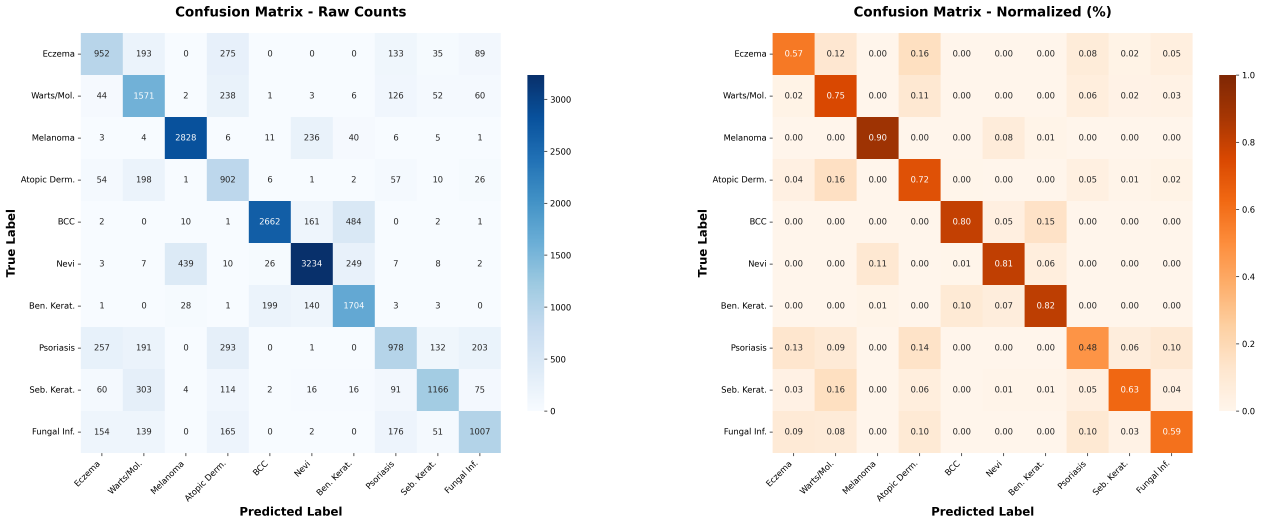
#> input picture confusion_matrix_improved.png, 6305 x 2619 px (shown at 1/5 size)
$ python -i simple_rebalance.py   (imports and definitions only)
#> lines starting #> are read from the running program, lines starting #| are printed output that depends on the picture
#> further down, picture is the input picture: shape (2619, 6305, 3); mean B, G, R 234.6, 237.5, 241.9
"""
Simple Dataset Rebalancing Script
Removes small classes and balances dataset without complex dependencies
"""

import os
import cv2
import numpy as np
import shutil
from pathlib import Path
import random
from collections import Counter

class SimpleDatasetRebalancer:
    def __init__(self,
                 source_dataset="dataset",
                 target_dataset="balanced_dataset",
                 target_samples_per_class=3000,  # Large target with extensive augmentation
                 min_class_size=1500):  # Remove classes with less than 1500 images

        self.source_path = Path(source_dataset)
        self.target_path = Path(target_dataset)
        self.target_samples = target_samples_per_class
        self.min_class_size = min_class_size

    # [88 lines left out: functions analyze_dataset, create_rebalancing_plan, not called in this run]

    def advanced_augment_image(self, image):
        """Apply comprehensive augmentation techniques for creating 3000 samples"""
        h, w = image.shape[:2]
#> h = 2619; w = 6305

        # Random horizontal flip
        if random.random() > 0.5:
            image = cv2.flip(image, 1)

        # Random vertical flip
        if random.random() > 0.3:
            image = cv2.flip(image, 0)
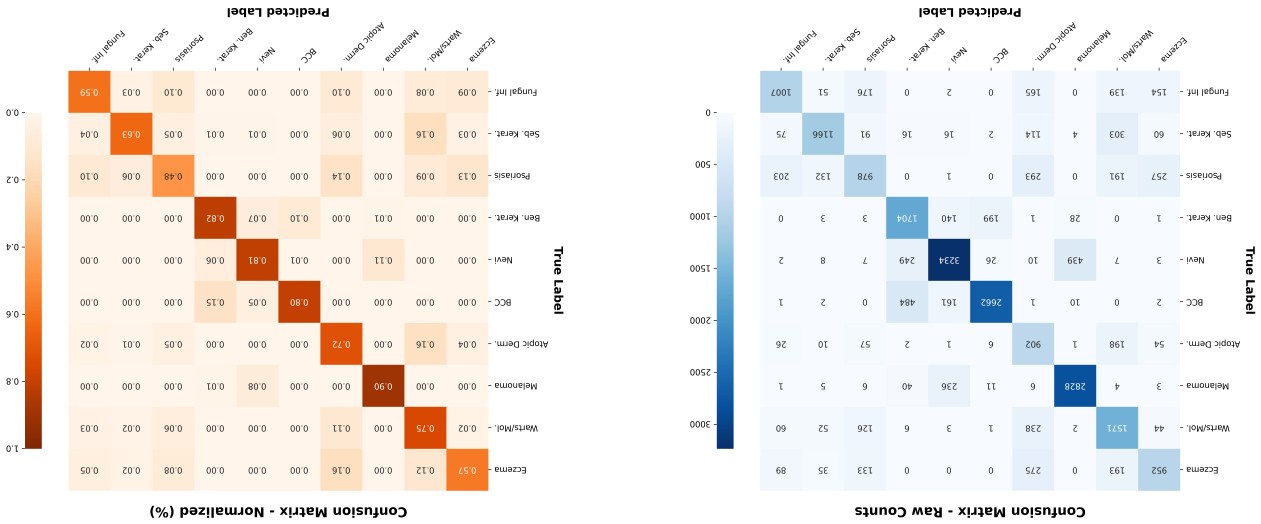
#> image: shape (2619, 6305, 3) (shown at 1/5 size); mean of channels 0, 1, 2 234.6, 237.5, 241.9; drawn as B, G, R

        # Random rotation (more aggressive)
        if random.random() > 0.2:
            angle = random.randint(-45, 45)
            center = (w//2, h//2)
#> center = (3152, 1309)
            M = cv2.getRotationMatrix2D(center, angle, 1.0)
            image = cv2.warpAffine(image, M, (w, h), borderMode=cv2.BORDER_REFLECT)
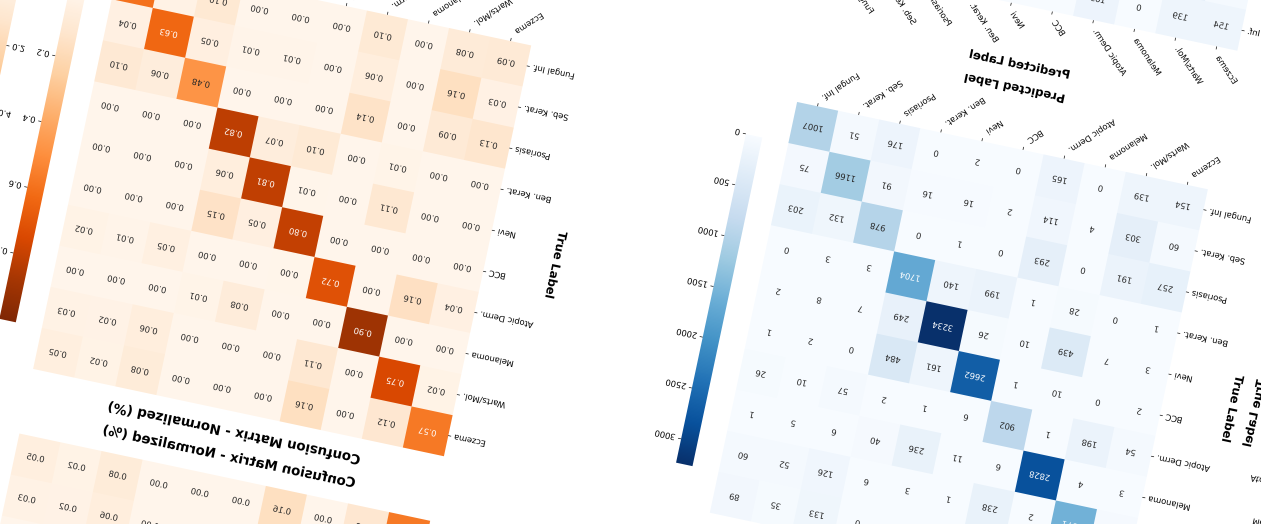
#> image: shape (2619, 6305, 3) (shown at 1/5 size); mean of channels 0, 1, 2 234.2, 237.5, 242.2; drawn as B, G, R

        # Random cropping and resize
        if random.random() > 0.4:
            crop_factor = random.uniform(0.7, 0.95)
            crop_h, crop_w = int(h * crop_factor), int(w * crop_factor)
#> crop_h = 2151; crop_w = 5179
            start_h = random.randint(0, h - crop_h)
#> start_h = 401
            start_w = random.randint(0, w - crop_w)
#> start_w = 621
            cropped = image[start_h:start_h+crop_h, start_w:start_w+crop_w]
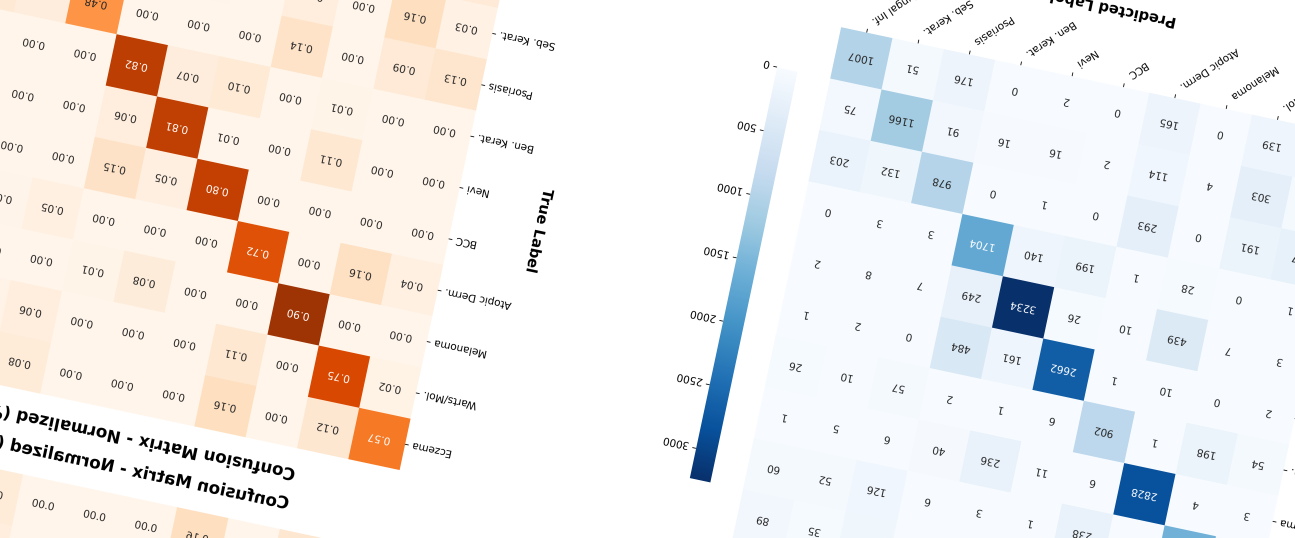
#> cropped: shape (2151, 5179, 3) (shown at 1/4 size); mean of channels 0, 1, 2 233.7, 235.8, 239.4; drawn as B, G, R
            image = cv2.resize(cropped, (w, h))

        # Random brightness and contrast
        if random.random() > 0.3:
            brightness = random.randint(-40, 40)
            contrast = random.uniform(0.7, 1.3)
            image = cv2.convertScaleAbs(image, alpha=contrast, beta=brightness)

        # Random blur (multiple types)
        if random.random() > 0.3:
            blur_type = random.choice(['gaussian', 'motion', 'median'])
            if blur_type == 'gaussian':
                kernel_size = random.choice([3, 5, 7])
                image = cv2.GaussianBlur(image, (kernel_size, kernel_size), 0)
            elif blur_type == 'motion':
                kernel_size = random.choice([5, 7, 9])
                kernel = np.zeros((kernel_size, kernel_size))
                kernel[int((kernel_size-1)/2), :] = np.ones(kernel_size)
                kernel = kernel / kernel_size
                image = cv2.filter2D(image, -1, kernel)
            else:  # median
                kernel_size = random.choice([3, 5])
                image = cv2.medianBlur(image, kernel_size)

        # Random noise
        if random.random() > 0.3:
            noise = np.random.randint(-15, 15, image.shape, dtype=np.int16)
            image = np.clip(image.astype(np.int16) + noise, 0, 255).astype(np.uint8)

        # Random zoom (slight)
        if random.random() > 0.4:
            zoom_factor = random.uniform(0.8, 1.2)
            center = (w//2, h//2)
            M = cv2.getRotationMatrix2D(center, 0, zoom_factor)
#> M = [[1.05, 0, -149.2], [0, 1.05, -61.98]]
            image = cv2.warpAffine(image, M, (w, h), borderMode=cv2.BORDER_REFLECT)
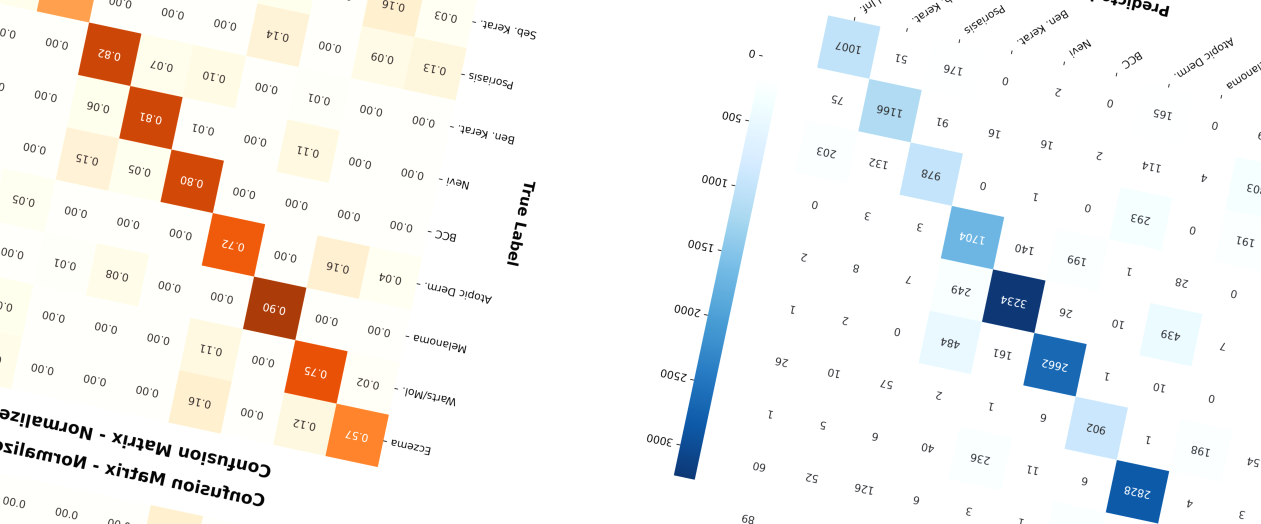
#> image: shape (2619, 6305, 3) (shown at 1/5 size); mean of channels 0, 1, 2 239, 241.4, 243.2; drawn as B, G, R

        # Random shear
        if random.random() > 0.5:
            shear_factor = random.uniform(-0.3, 0.3)
            M = np.array([[1, shear_factor, 0], [0, 1, 0]], dtype=np.float32)
            image = cv2.warpAffine(image, M, (w, h), borderMode=cv2.BORDER_REFLECT)

        # Random HSV adjustments
        if random.random() > 0.4:
            hsv = cv2.cvtColor(image, cv2.COLOR_BGR2HSV)
#> hsv: shape (2619, 6305, 3); mean H, S, V 17.5, 16.8, 248.1
            hsv = hsv.astype(np.float32)
#> hsv: shape (2619, 6305, 3) float32; mean H, S, V 17.9, 16.4, 250.5

            # Hue shift
            hsv[:, :, 0] = (hsv[:, :, 0] + random.randint(-10, 10)) % 180
#> hsv: shape (2619, 6305, 3) float32; mean H, S, V 24, 16.4, 250.5

            # Saturation adjust
            hsv[:, :, 1] = np.clip(hsv[:, :, 1] * random.uniform(0.8, 1.2), 0, 255)
#> hsv: shape (2619, 6305, 3) float32; mean H, S, V 24, 18.2, 250.5

            # Value adjust
            hsv[:, :, 2] = np.clip(hsv[:, :, 2] * random.uniform(0.8, 1.2), 0, 255)
#> hsv: shape (2619, 6305, 3) float32; mean H, S, V 24, 18.2, 246.7

            hsv = hsv.astype(np.uint8)
#> hsv: shape (2619, 6305, 3); mean H, S, V 26.5, 18.4, 228.7
            image = cv2.cvtColor(hsv, cv2.COLOR_HSV2BGR)
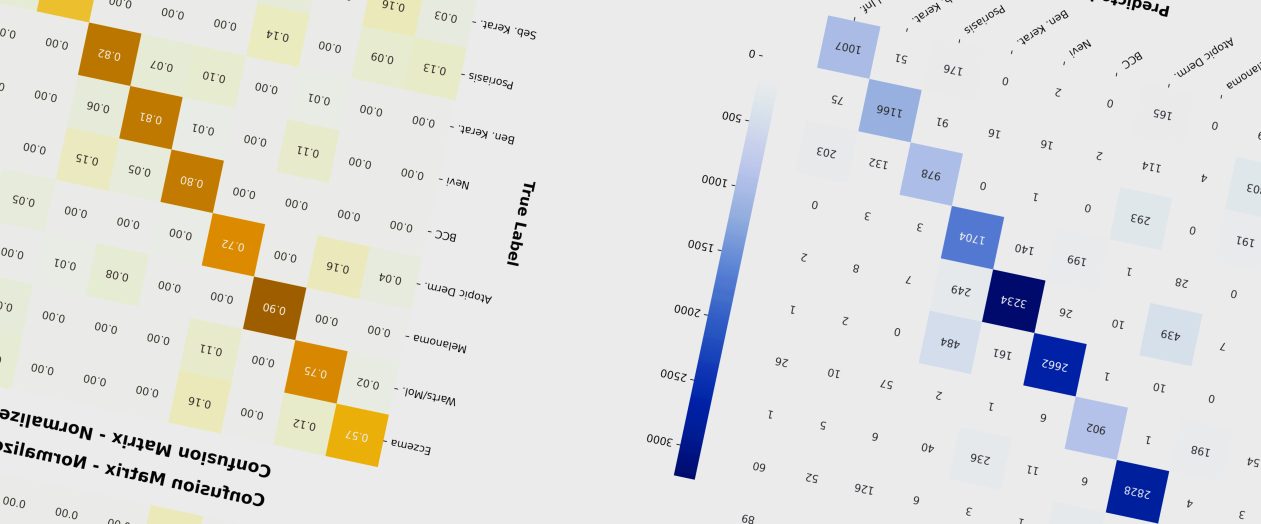
#> image: shape (2619, 6305, 3) (shown at 1/5 size); mean B, G, R 219.5, 222.6, 223.1

        # Random elastic transform (simple version)
        if random.random() > 0.6:
            rows, cols = image.shape[:2]
#> rows = 2619
            src_points = np.float32([[0, 0], [cols-1, 0], [0, rows-1], [cols-1, rows-1]])
            dst_points = src_points + np.random.normal(0, 5, src_points.shape).astype(np.float32)
            M = cv2.getPerspectiveTransform(src_points, dst_points)
            image = cv2.warpPerspective(image, M, (cols, rows), borderMode=cv2.BORDER_REFLECT)
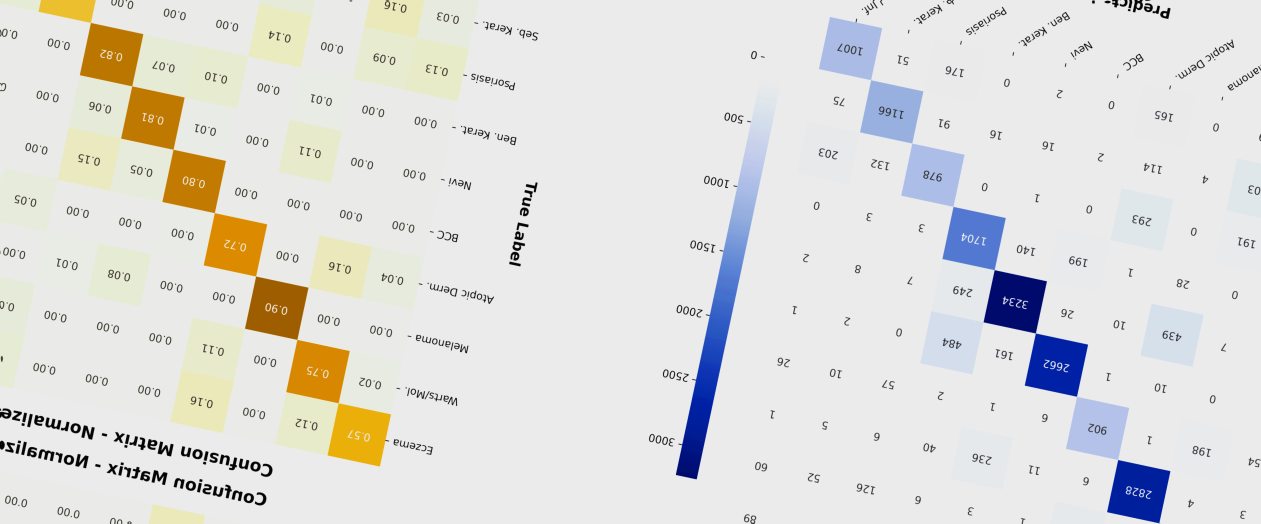
#> image: shape (2619, 6305, 3) (shown at 1/5 size); mean B, G, R 219.4, 222.6, 223.1

        return image

    # [249 lines left out: functions copy_and_reduce_class, augment_class, rebalance_dataset, print_final_report, not called in this run]

# [69 lines not run here, left out]

>>> import cv2
>>> picture = cv2.imread('confusion_matrix_improved.png')
>>> result = SimpleDatasetRebalancer().advanced_augment_image(picture)
